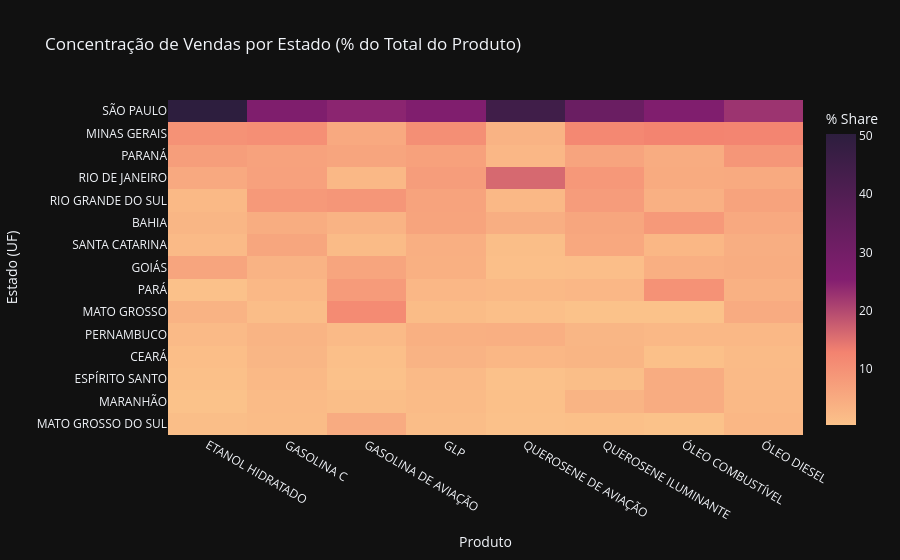

The code cell stored with this chart in its notebook:
### Code cell
# 3. Heatmap Complexo: UF x Produto (Visão Estratégica)
# Tabela UF x Produto
pivot_uf = df.pivot_table(
    index='uf',
    columns='produto',
    values='vendas',
    aggfunc='sum'
)

# % de participação de cada UF dentro do total do produto
pivot_uf_pct = pivot_uf.div(pivot_uf.sum(axis=0), axis=1) * 100
pivot_uf_pct = (
    pivot_uf_pct.loc[
        pivot_uf.sum(axis=1)
        .nlargest(15)
        .index
    ]
)

fig_heatmap = px.imshow(
    pivot_uf_pct,
    color_continuous_scale=[
        [0, "#FBC28A"],
        [0.25, "#F38370"],
        [0.50, "#831E70"],
        [1, "#2D1E3E"]
    ],
    aspect="auto",
    title='Concentração de Vendas por Estado (% do Total do Produto)',
    template='plotly_dark'
)

fig_heatmap.update_layout(
    separators=",.",
    xaxis_title="Produto",
    yaxis_title="Estado (UF)",
    coloraxis_colorbar_title="% Share"
)

fig_heatmap.update_traces(
    hovertemplate=
    "<b>UF:</b> %{y}<br>" +
    "<b>Produto:</b> %{x}<br>" +
    "<b>Participação:</b> %{z:,.2f}%<extra></extra>"
)

fig_heatmap.show()

### Figure 1 — Plotly figure (JSON) as saved in the notebook; plotly's stock layout.template omitted (floating-point values rounded to 4 significant figures)
{"data": [{"coloraxis": "coloraxis", "hovertemplate": "<b>UF:</b> %{y}<br><b>Produto:</b> %{x}<br><b>Participação:</b> %{z:,.2f}%<extra></extra>", "name": "0", "type": "heatmap", "x": ["ETANOL HIDRATADO", "GASOLINA C", "GASOLINA DE AVIAÇÃO", "GLP", "QUEROSENE DE AVIAÇÃO", "QUEROSENE ILUMINANTE", "ÓLEO COMBUSTÍVEL", "ÓLEO DIESEL"], "xaxis": "x", "y": ["SÃO PAULO", "MINAS GERAIS", "PARANÁ", "RIO DE JANEIRO", "RIO GRANDE DO SUL", "BAHIA", "SANTA CATARINA", "GOIÁS", "PARÁ", "MATO GROSSO", "PERNAMBUCO", "CEARÁ", "ESPÍRITO SANTO", "MARANHÃO", "MATO GROSSO DO SUL"], "yaxis": "y", "z": [[50.33, 26.61, 24.46, 26.2, 44.83, 32.53, 26.36, 22.59], [9.792, 10.45, 5.395, 10.57, 3.364, 11.94, 12.63, 12.55], [7.519, 6.776, 6.095, 6.93, 2.489, 6.338, 4.81, 9.173], [5.403, 6.84, 2.319, 7.791, 16.12, 8.638, 4.945, 5.052], [2.057, 8.418, 9.173, 6.585, 2.369, 7.8, 3.959, 6.538], [2.735, 4.589, 3.424, 6.404, 4.288, 5.971, 8.407, 5.395], [1.898, 5.95, 1.831, 4.155, 1.226, 5.524, 2.604, 4.395], [6.034, 3.362, 6.165, 4.016, 1.05, 1.056, 4.196, 4.572], [0.4763, 2.341, 8.099, 2.514, 2.072, 2.448, 9.898, 3.686], [3.328, 1.414, 11.36, 1.569, 0.9035, 0.3588, 0.383, 4.827], [1.9, 3.046, 1.89, 4.001, 4.071, 2.736, 2.345, 2.393], [1.106, 2.782, 1.028, 3.379, 2.61, 3.004, 0.7004, 1.702], [0.7587, 2.082, 0.487, 2.001, 0.5244, 1.214, 4.808, 1.991], [0.4112, 1.769, 1.212, 1.821, 0.7359, 3.211, 4.8, 2.111], [1.158, 1.572, 4.882, 1.314, 0.5262, 0.843, 0.456, 2.611]]}], "layout": {"coloraxis": {"colorbar": {"title": {"text": "% Share"}}, "colorscale": [[0, "#FBC28A"], [0.25, "#F38370"], [0.5, "#831E70"], [1, "#2D1E3E"]]}, "separators": ",.", "title": {"text": "Concentração de Vendas por Estado (% do Total do Produto)"}, "xaxis": {"anchor": "y", "domain": [0, 1], "title": {"text": "Produto"}}, "yaxis": {"anchor": "x", "autorange": "reversed", "domain": [0, 1], "title": {"text": "Estado (UF)"}}}}
